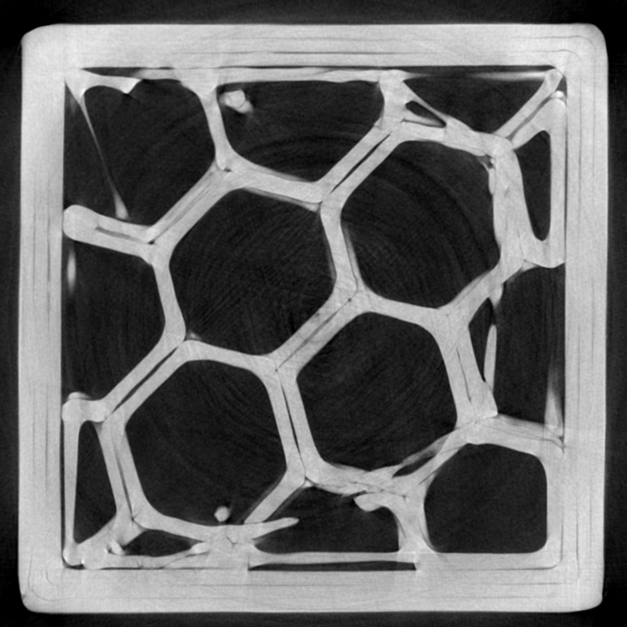
#> input picture slices/slices-resized0000.tif, 627 x 627 px; its folder holds 4 pictures in this run
$ python analyze.py   (older library calls are emulated)
#> lines starting #> are read from the running program, lines starting #| are printed output that depends on the picture
from os import path, makedirs

import numpy as np
from scipy import ndimage as ndi

from skimage import color, io, util, filters, transform, morphology, measure, segmentation, draw, feature
from skimage.viewer import CollectionViewer, ImageViewer

SAMPLE_SLICES = [24, 71, 208, 290]
SAMPLE_DIR = 'samples'

SLICE_DIR = 'slices'
SLICE_PATTERN = '*.tif'

EDGE_THRESHOLD = 0.06
EROSION_SIZE = 5
EROSION_COUNT = 30


def sobel_edges(img):
    return filters.sobel(img)


def fill_interior(img):
    return ndi.binary_fill_holes(img)


def erode_to_infill(img):
    return ndi.binary_erosion(img, structure=morphology.square(EROSION_SIZE),
                              iterations=EROSION_COUNT)


def slice_by_slice(f, img, datatype=np.bool):
    nslices, _, _ = img.shape
    res = np.empty_like(img, dtype=datatype)
    for z in range(nslices):
        res[z, :, :] = f(img[z, :, :])
    return res


def otsu(img):
    return vol_img >= filters.threshold_otsu(img)


# img: a grayscale image
# mask: a binary image
# Sets the red channel to 255 for pixels where the mask is True
def red_overlay(img, mask):
    img_rgb = color.gray2rgb(img)
    img_rgb[:, :, :, 0] = np.maximum(img_rgb[:, :, :, 0],
                                     util.img_as_ubyte(mask))
    return img_rgb


def save_samples(prefix, img, color=False):
    if not path.isdir(SAMPLE_DIR):
        makedirs(SAMPLE_DIR)

    for slice in SAMPLE_SLICES:
        filename = path.join(SAMPLE_DIR, '{0}_{1}.png'.format(prefix, slice))
        ndim = len(img.shape)
        if ndim == 3:
            io.imsave(filename, util.img_as_ubyte(img[slice, :, :]))
        elif ndim == 4:
            io.imsave(filename, util.img_as_ubyte(img[slice, :, :, :]))


def load_uint8(f, **kwargs):
    return util.img_as_ubyte(io.imread(f), force_copy=True)


slice_collection = io.ImageCollection(path.join(SLICE_DIR, SLICE_PATTERN),
                                      load_func=load_uint8)
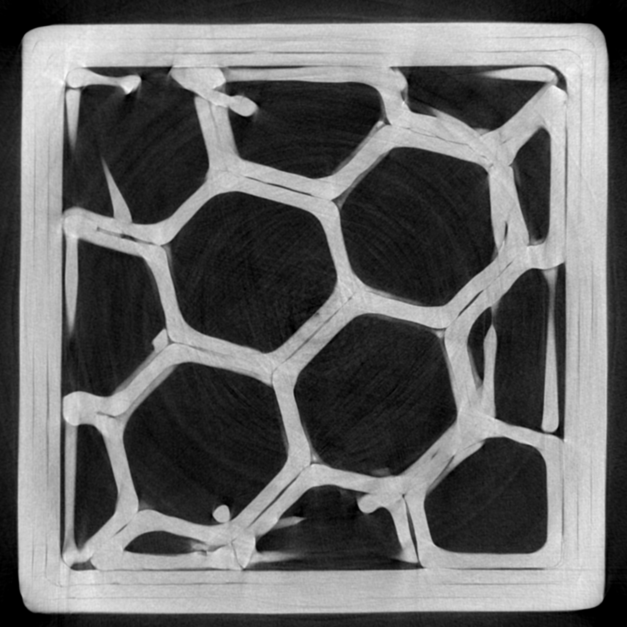
#> input picture slices/slices-resized0005.tif, 627 x 627 px
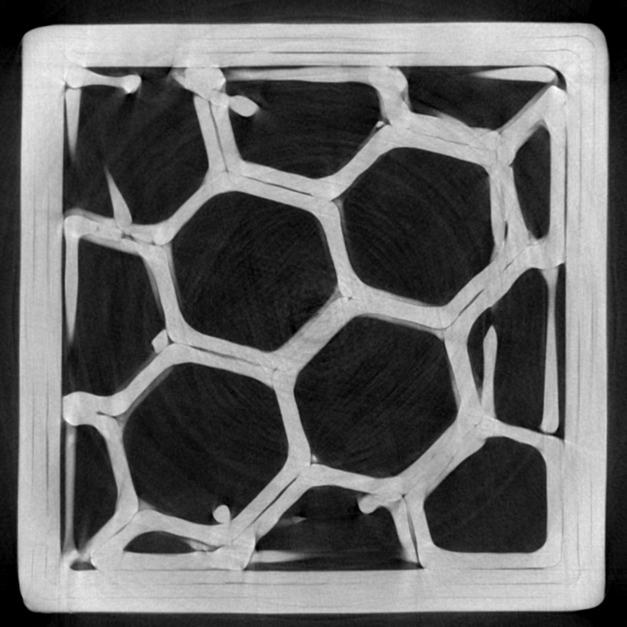
#> input picture slices/slices-resized0006.tif, 627 x 627 px
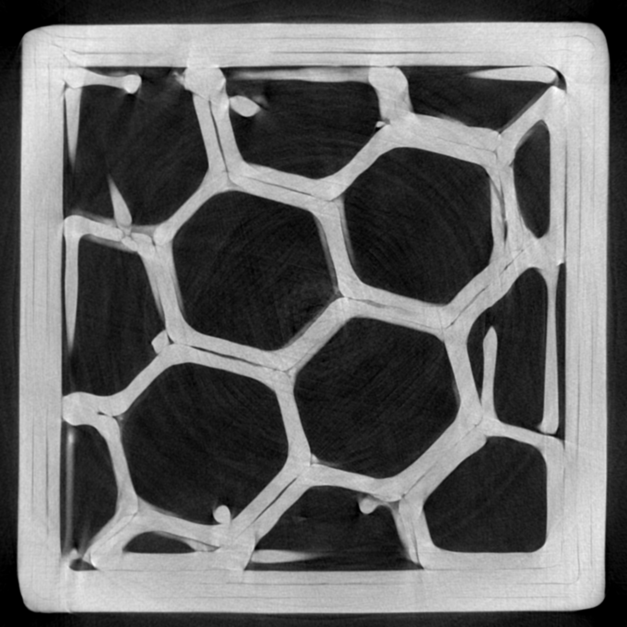
#> input picture slices/slices-resized0007.tif, 627 x 627 px

#> (the run stopped early here; a loop or call above may not have finished)
